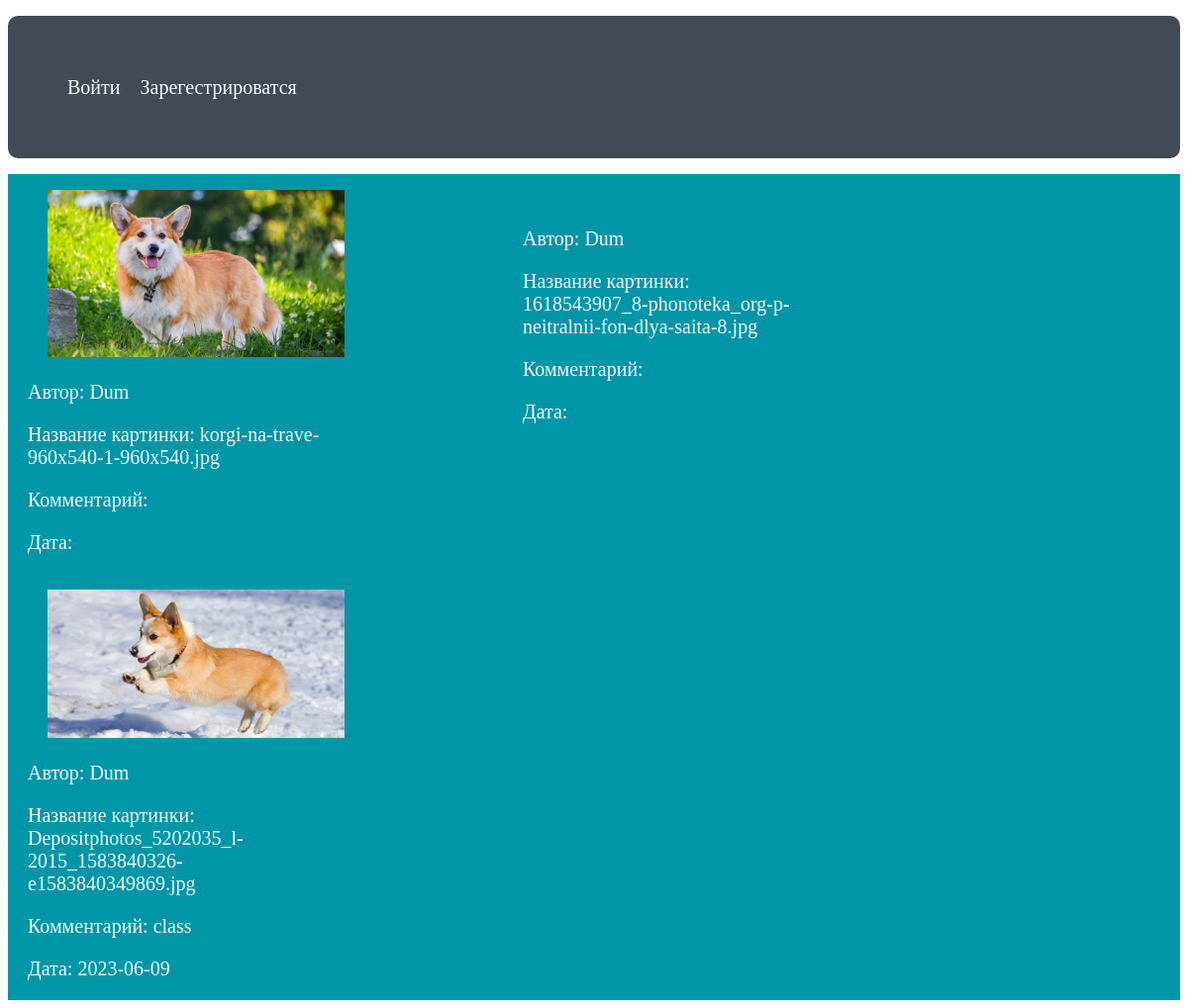
The page / on the database its author committed.
### tables this page shows
CREATE TABLE `image` (
  `id` int(11) NOT NULL,
  `auyhor_img` varchar(255) NOT NULL,
  `name` varchar(255) NOT NULL,
  `comment` varchar(255) NOT NULL,
  `date_comment` date DEFAULT NULL
);

### index.php (the view, shortened to what this page needs)
<!DOCTYPE html>
<html lang="en">
<head>
  <link rel="stylesheet" href="style.css">
</head>
<body>
  <ul class="auth-menu">
    <li class="auth-menu-item">
      <a href="./login.php">Войти</a>
    </li>
    <li class="auth-menu-item">
      <a href="./register.php">Зарегестрироватся</a>
    </li>
  </ul>
  <?php
    $mysqli = mysqli_connect("localhost", "root", "", 'test');
    $query = "SELECT * FROM `image` ";
    $success = $mysqli->query($query);
  ?>
    <div class="gallery-wrapper">
  <?php
  while ($row = $success->fetch_array()) {
  ?>
    <div class="gallery-item">
      <div class="gallery-img">
        <ul >
          <li>
            <img src=<?= './img/' . $row['name'] ?> alt="">
          </li>
        </ul>
      </div>
      <div class="gallery-text">
        <p>Автор: <?php echo $row['auyhor_img']; ?></p>
        <p>Название картинки: <?php echo $row['name']; ?></p>
        <p>Комментарий: <?php echo $row['comment']; ?></p>
        <p>Дата: <?php echo $row['date_comment']; ?></p>
      </div>
    </div>
  <?php
  }
  ?>
</div>
</body>
</html>

### style.css (style rules this page uses)
a { text-decoration: none; font-size: 20px; color: azure; }
li { list-style: none; }
img { width:300px; }
p { color: aliceblue; font-size: 20px; }
.auth-menu { display: flex; align-items: center; background: #424a57; height: 144px; border-radius: 10px; }
.auth-menu-item { margin-left: 20px; }
.gallery-wrapper { display: flex; background-color: #0096a7; width: 100%; flex-wrap: wrap; }
.gallery-item { width: 500px; }
.gallery-text { width:300px; margin-left: 20px; }

### rows shown on the page
image: name (picture), auyhor_img "Dum", name "korgi-na-trave-960x540-1-960x540.jpg"
image: auyhor_img "Dum", name "1618543907_8-phonoteka_org-p-neitralnii-fon-dlya-saita-8.jpg"
image: name (picture), auyhor_img "Dum", name "Depositphotos_5202035_l-2015_1583840326-e1583840349869.jpg", comment "class", date_comment "2023-06-09"
